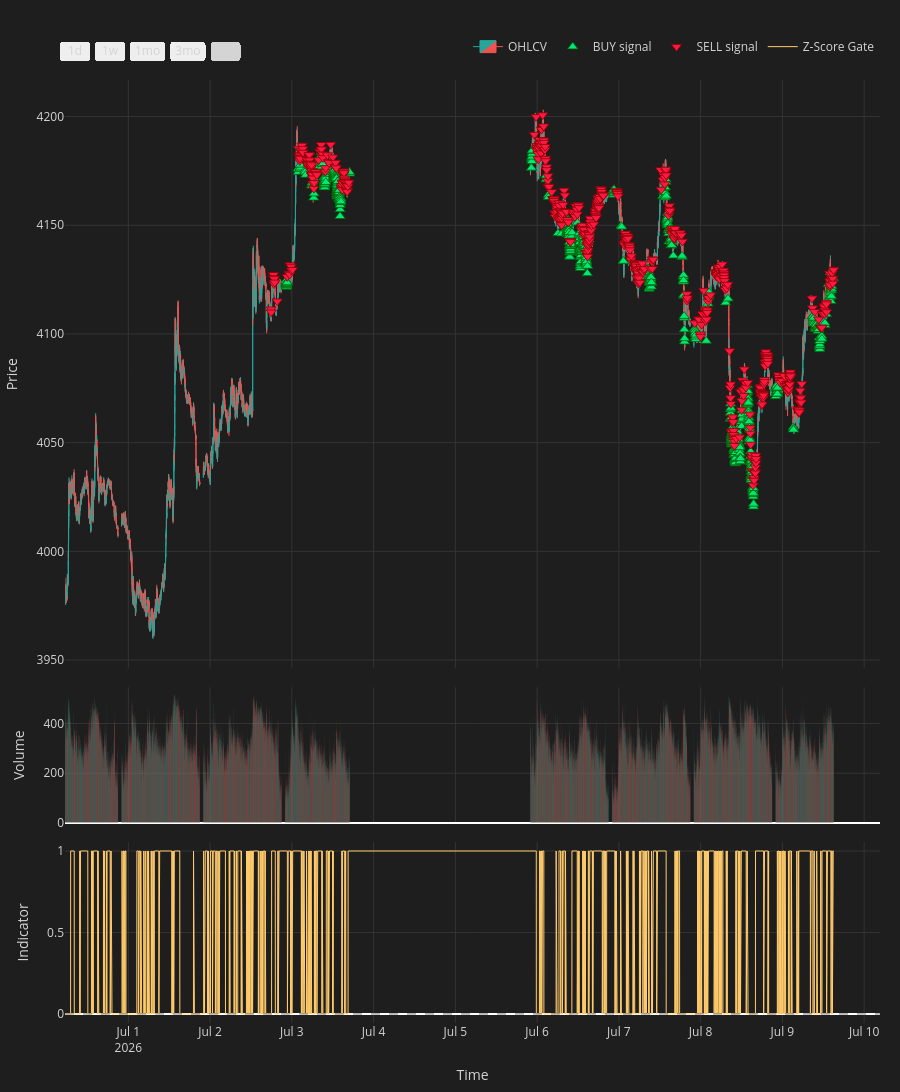

Notebook cell for this chart:
### Markdown cell above
## OHLCV Chart with Trade Signals
Plots a candlestick chart overlaid with buy/sell trade signals from the model.

### Code cell
from talib import EMA as talib_EMA
from Learn.labels import super_smoother
from plotly.subplots import make_subplots
import plotly.graph_objects as go

# ── Build chart dataframe ─────────────────────────────────────────────────────
df_chart = df[['Time', 'Open', 'High', 'Low', 'Close', 'Volume']].copy().tail(10_000).reset_index(drop=True)
sig_cols = ['Time', 'signal', 'pred_long', 'pred_short', 'pred_signed']
df_chart = df_chart.merge(df_gated[sig_cols], on='Time', how='left')
df_chart['signal'] = df_chart['signal'].fillna(0).astype(int)
# df_chart['regime'] = df_chart['regime'].fillna(0)

df_chart['z_score'] = (df_chart['Close'] - df_chart['Close'].rolling(100).mean()) / df_chart['Close'].rolling(100).std()
df_chart['z_score_binary'] = (df_chart['z_score'] > 0).astype(int)

# ── Compute regime EMA and slope (same as causal_market_regime internals) ──────
ma_period        = regime_params.get('ma_period', 21) if regime_params else 21
slope_smoothness = regime_params.get('slope_smoothness', 1) if regime_params else 1

ma_arr = talib_EMA(df_chart['Close'].values.astype(float), timeperiod=ma_period)
ma_s   = pd.Series(ma_arr, index=df_chart.index)
slope  = ma_s.diff() / ma_s
df_chart['regime_ma'] = ma_s
df_chart['slope_sm']  = super_smoother(slope, period=max(slope_smoothness, 2))

buy_bars  = df_chart[df_chart['signal'] ==  1]
sell_bars = df_chart[df_chart['signal'] == -1]

atr_series = df_chart['High'].rolling(14).mean() - df_chart['Low'].rolling(14).mean()
offset     = float(atr_series.mean()) * 0.5

vol_colors = np.where(df_chart['Close'] >= df_chart['Open'], '#26a69a', '#ef5350')

fig = make_subplots(rows=3, cols=1, shared_xaxes=True,
                    row_heights=[0.65, 0.15, 0.20], vertical_spacing=0.02)

# ── Row 1: Candlesticks ───────────────────────────────────────────────────────
fig.add_trace(go.Candlestick(
    x=df_chart['Time'], open=df_chart['Open'], high=df_chart['High'],
    low=df_chart['Low'], close=df_chart['Close'], name='OHLCV',
    increasing_line_color='#26a69a', decreasing_line_color='#ef5350',
    increasing_fillcolor='#26a69a', decreasing_fillcolor='#ef5350',
    line=dict(width=1), hoverinfo='skip'), row=1, col=1)

# ── Row 1: BUY / SELL signal markers ─────────────────────────────────────────
fig.add_trace(go.Scatter(
    x=buy_bars['Time'], y=buy_bars['Low'] - offset, mode='markers',
    marker=dict(symbol='triangle-up', size=9, color='#00e676',
                line=dict(color='darkgreen', width=0.8)),
    name='BUY signal', hoverinfo='skip'), row=1, col=1)

fig.add_trace(go.Scatter(
    x=sell_bars['Time'], y=sell_bars['High'] + offset, mode='markers',
    marker=dict(symbol='triangle-down', size=9, color='#ff1744',
                line=dict(color='darkred', width=0.8)),
    name='SELL signal', hoverinfo='skip'), row=1, col=1)

# ── Row 2: Volume ─────────────────────────────────────────────────────────────
fig.add_trace(go.Bar(x=df_chart['Time'], y=df_chart['Volume'],
    marker_color=vol_colors, marker_line_width=0,
    name='Volume', hoverinfo='skip', showlegend=False), row=2, col=1)

# ── Row 3: Z-Score ───────────────────────────────────────────────────────────
fig.add_trace(go.Scatter(
    x=df_chart['Time'], y=df_chart['z_score_binary'],
    mode='lines', line=dict(width=1, color='#ffcb6b'),
    name='Z-Score Gate', hoverinfo='skip',
), row=3, col=1)

fig.add_hline(y=0, line=dict(color='#555555', width=0.8, dash='dash'), row=3, col=1)

fig.update_layout(
    xaxis=dict(rangeslider=dict(visible=False),
               rangeselector=dict(buttons=[
                   dict(count=1, label='1d', step='day', stepmode='backward'),
                   dict(count=7, label='1w', step='day', stepmode='backward'),
                   dict(count=1, label='1mo', step='month', stepmode='backward'),
                   dict(count=3, label='3mo', step='month', stepmode='backward'),
                   dict(step='all', label='All'),
               ]), type='date'),
    xaxis3=dict(title='Time'),
    yaxis=dict(title='Price', fixedrange=False),
    yaxis2=dict(title='Volume', fixedrange=True),
    yaxis3=dict(title='Indicator', fixedrange=True),
    legend=dict(orientation='h', yanchor='bottom', y=1.02, xanchor='right', x=1),
    height=1300, margin=dict(l=60, r=20, t=80, b=60), hovermode=False,
    paper_bgcolor='#1e1e1e', plot_bgcolor='#1e1e1e', font=dict(color='#d4d4d4'),
    xaxis_gridcolor='#333', yaxis_gridcolor='#333',
    xaxis2_gridcolor='#333', yaxis2_gridcolor='#333',
    xaxis3_gridcolor='#333', yaxis3_gridcolor='#333',
)
fig.show()

### Figure 1 — Plotly figure (JSON) as saved in the notebook; plotly's stock layout.template omitted (floating-point values rounded to 4 significant figures; data arrays with more than 128 entries replaced by an {"elided": "..."} marker saying what was removed)
{"data": [{"close": {"elided": "9986 float values"}, "decreasing": {"fillcolor": "#ef5350", "line": {"color": "#ef5350"}}, "high": {"elided": "9986 float values"}, "hoverinfo": "skip", "increasing": {"fillcolor": "#26a69a", "line": {"color": "#26a69a"}}, "line": {"width": 1}, "low": {"elided": "9986 float values"}, "name": "OHLCV", "open": {"elided": "9986 float values"}, "type": "candlestick", "x": {"elided": "9986 str values"}, "xaxis": "x", "yaxis": "y"}, {"hoverinfo": "skip", "marker": {"color": "#00e676", "line": {"color": "darkgreen", "width": 0.8}, "size": 9, "symbol": "triangle-up"}, "mode": "markers", "name": "BUY signal", "type": "scatter", "x": {"elided": "704 str values"}, "xaxis": "x", "y": {"elided": "704 float values"}, "yaxis": "y"}, {"hoverinfo": "skip", "marker": {"color": "#ff1744", "line": {"color": "darkred", "width": 0.8}, "size": 9, "symbol": "triangle-down"}, "mode": "markers", "name": "SELL signal", "type": "scatter", "x": {"elided": "592 str values"}, "xaxis": "x", "y": {"elided": "592 float values"}, "yaxis": "y"}, {"hoverinfo": "skip", "marker": {"color": {"elided": "9986 str values"}, "line": {"width": 0}}, "name": "Volume", "showlegend": false, "type": "bar", "x": {"elided": "9986 str values"}, "xaxis": "x2", "y": {"elided": "9986 int values"}, "yaxis": "y2"}, {"hoverinfo": "skip", "line": {"color": "#ffcb6b", "width": 1}, "mode": "lines", "name": "Z-Score Gate", "type": "scatter", "x": {"elided": "9986 str values"}, "xaxis": "x3", "y": {"elided": "9986 int values"}, "yaxis": "y3"}], "layout": {"font": {"color": "#d4d4d4"}, "height": 1300, "hovermode": false, "legend": {"orientation": "h", "x": 1, "xanchor": "right", "y": 1.02, "yanchor": "bottom"}, "margin": {"b": 60, "l": 60, "r": 20, "t": 80}, "paper_bgcolor": "#1e1e1e", "plot_bgcolor": "#1e1e1e", "shapes": [{"line": {"color": "#555555", "dash": "dash", "width": 0.8}, "type": "line", "x0": 0, "x1": 1, "xref": "x3 domain", "y0": 0, "y1": 0, "yref": "y3"}], "xaxis": {"anchor": "y", "domain": [0, 1], "gridcolor": "#333", "matches": "x3", "rangeselector": {"buttons": [{"count": 1, "label": "1d", "step": "day", "stepmode": "backward"}, {"count": 7, "label": "1w", "step": "day", "stepmode": "backward"}, {"count": 1, "label": "1mo", "step": "month", "stepmode": "backward"}, {"count": 3, "label": "3mo", "step": "month", "stepmode": "backward"}, {"label": "All", "step": "all"}]}, "rangeslider": {"visible": false}, "showticklabels": false, "type": "date"}, "xaxis2": {"anchor": "y2", "domain": [0, 1], "gridcolor": "#333", "matches": "x3", "showticklabels": false}, "xaxis3": {"anchor": "y3", "domain": [0, 1], "gridcolor": "#333", "title": {"text": "Time"}}, "yaxis": {"anchor": "x", "domain": [0.376, 1], "fixedrange": false, "gridcolor": "#333", "title": {"text": "Price"}}, "yaxis2": {"anchor": "x2", "domain": [0.212, 0.356], "fixedrange": true, "gridcolor": "#333", "title": {"text": "Volume"}}, "yaxis3": {"anchor": "x3", "domain": [0, 0.192], "fixedrange": true, "gridcolor": "#333", "title": {"text": "Indicator"}}}}
